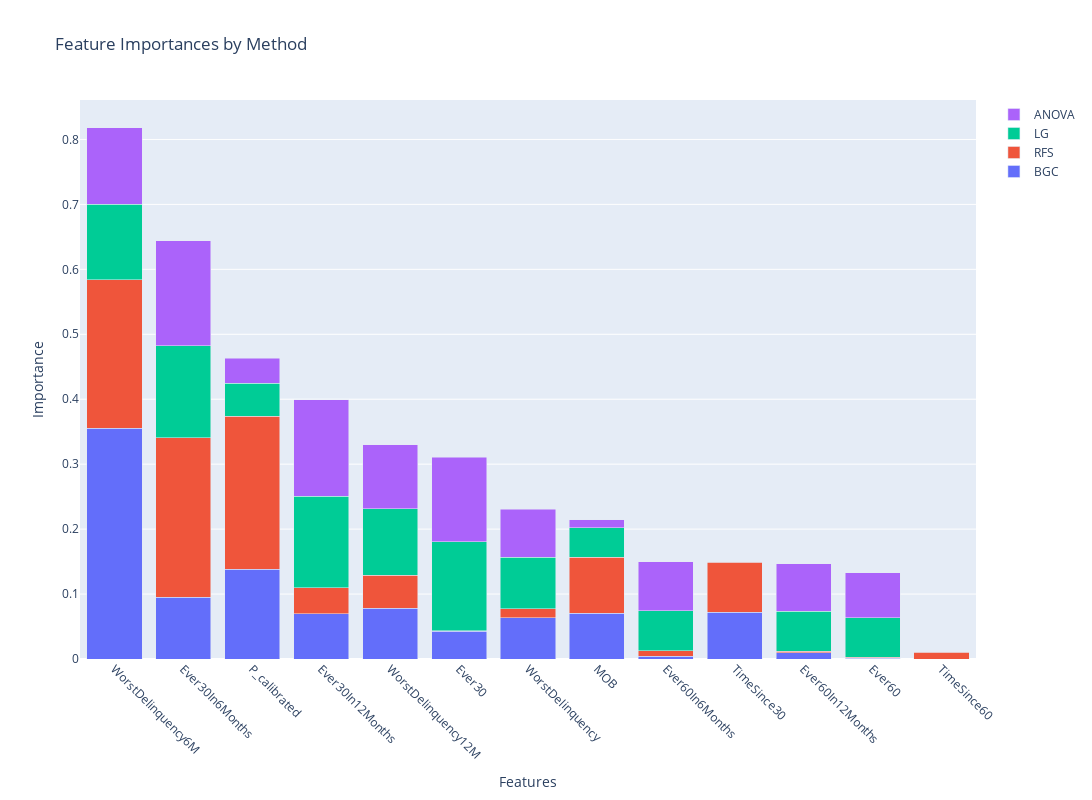

Write notebook code for a chart like this one.
### Code cell
import plotly.graph_objects as go

# ... Your data for sorted_importances_dct, sorted_importances_bgc, etc. ...

# Combining dictionaries
combined_dict = {
    #'DCT': sorted_importances_dct,
    'BGC': sorted_importances_bgc,
    'RFS': sorted_importances_rfs,
    'LG': sorted_importances_lg,
    'ANOVA': sorted_importances_Anova
}

# Calculate cumulative importance for each feature
cumulative_importance = {}
for feature in sorted_importances_bgc.keys():
    cumulative_importance[feature] = sum(d[feature] for d in combined_dict.values())

# Sort features by cumulative importance
sorted_features = sorted(cumulative_importance, key=cumulative_importance.get, reverse=True)

# Plotting the stacked bar chart:
fig = go.Figure()

for method, importances in combined_dict.items():
    values = [importances.get(feature, 0) for feature in sorted_features]
    fig.add_trace(go.Bar(
        x=sorted_features,
        y=values,
        name=method
    ))

fig.update_layout(
    title="Feature Importances by Method",
    barmode='stack',
    xaxis_title="Features",
    yaxis_title="Importance",
    xaxis={'categoryorder':'total descending', 'tickangle': 45}, # Adjust tick angle for better readability
    width=1800,  # Adjust width
    height=800   # Adjust height
)
fig.show()

### Figure 1 — Plotly figure (JSON) as saved in the notebook; plotly's stock layout.template omitted (floating-point values rounded to 4 significant figures)
{"data": [{"name": "BGC", "type": "bar", "x": ["WorstDelinquency6M", "Ever30In6Months", "P_calibrated", "Ever30In12Months", "WorstDelinquency12M", "Ever30", "WorstDelinquency", "MOB", "Ever60In6Months", "TimeSince30", "Ever60In12Months", "Ever60", "TimeSince60"], "y": [0.3557, 0.09495, 0.1381, 0.06954, 0.07827, 0.04274, 0.06323, 0.07023, 0.004408, 0.07202, 0.009909, 0.0009027, 0]}, {"name": "RFS", "type": "bar", "x": ["WorstDelinquency6M", "Ever30In6Months", "P_calibrated", "Ever30In12Months", "WorstDelinquency12M", "Ever30", "WorstDelinquency", "MOB", "Ever60In6Months", "TimeSince30", "Ever60In12Months", "Ever60", "TimeSince60"], "y": [0.2284, 0.2458, 0.2354, 0.04029, 0.05057, 0.0005385, 0.01445, 0.08626, 0.007944, 0.0766, 0.001724, 0.001592, 0.0104]}, {"name": "LG", "type": "bar", "x": ["WorstDelinquency6M", "Ever30In6Months", "P_calibrated", "Ever30In12Months", "WorstDelinquency12M", "Ever30", "WorstDelinquency", "MOB", "Ever60In6Months", "TimeSince30", "Ever60In12Months", "Ever60", "TimeSince60"], "y": [0.1158, 0.1417, 0.05145, 0.1407, 0.1023, 0.137, 0.07926, 0.04546, 0.06185, 0.001427, 0.0617, 0.0607, 0.0006122]}, {"name": "ANOVA", "type": "bar", "x": ["WorstDelinquency6M", "Ever30In6Months", "P_calibrated", "Ever30In12Months", "WorstDelinquency12M", "Ever30", "WorstDelinquency", "MOB", "Ever60In6Months", "TimeSince30", "Ever60In12Months", "Ever60", "TimeSince60"], "y": [0.1178, 0.1616, 0.03805, 0.149, 0.09875, 0.1302, 0.07373, 0.01213, 0.07591, 2.158e-06, 0.07351, 0.06932, 1.679e-05]}], "layout": {"barmode": "stack", "height": 800, "title": {"text": "Feature Importances by Method"}, "width": 1800, "xaxis": {"categoryorder": "total descending", "tickangle": 45, "title": {"text": "Features"}}, "yaxis": {"title": {"text": "Importance"}}}}
